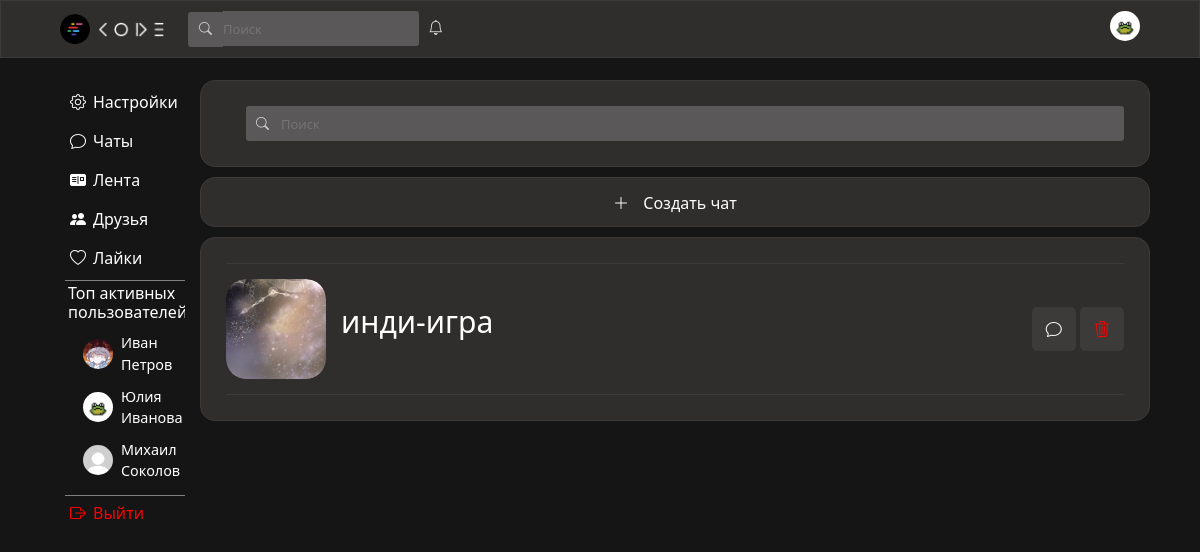
/chats (signed in), run on the app's committed database.
### data/users.py (models this page shows, shortened)
class User(SqlAlchemyBase, UserMixin, SerializerMixin):
    __tablename__ = "users"
    id = sqlalchemy.Column(sqlalchemy.Integer, primary_key=True, autoincrement=True)
    surname = sqlalchemy.Column(sqlalchemy.String)
    name = sqlalchemy.Column(sqlalchemy.String)
    age = sqlalchemy.Column(sqlalchemy.Integer)
    city = sqlalchemy.Column(sqlalchemy.String)
    email = sqlalchemy.Column(sqlalchemy.String, unique=True)
    hashed_password = sqlalchemy.Column(sqlalchemy.String)
    post_ids = sqlalchemy.Column(sqlalchemy.String)
    comment_ids = sqlalchemy.Column(sqlalchemy.String)
    post_like_ids = sqlalchemy.Column(sqlalchemy.String)
    post_like_guide_category_ids = sqlalchemy.Column(sqlalchemy.String)
    post_like_ideas_category_ids = sqlalchemy.Column(sqlalchemy.String)
    post_like_mems_category_ids = sqlalchemy.Column(sqlalchemy.String)
    post_like_common_category_ids = sqlalchemy.Column(sqlalchemy.String)
    friends_ids = sqlalchemy.Column(sqlalchemy.String)
    friends_requests = sqlalchemy.Column(sqlalchemy.String)
    own_requests = sqlalchemy.Column(sqlalchemy.String)
    chats_ids = sqlalchemy.Column(sqlalchemy.String)
    img_profile = sqlalchemy.Column(sqlalchemy.String)
    img_avatar = sqlalchemy.Column(sqlalchemy.String)
    sex = sqlalchemy.Column(sqlalchemy.String)
    private_chat_ids = sqlalchemy.Column(sqlalchemy.String)
    modified_date = sqlalchemy.Column(sqlalchemy.DateTime, default=datetime.datetime.now)
    comments = orm.relationship("Comments", back_populates='user')
    posts = orm.relationship("Posts", back_populates='user')

### data/private_chats.py (models this page shows)
class PrivateChat(SqlAlchemyBase, SerializerMixin):
    __tablename__ = "private_chats"
    id = sqlalchemy.Column(sqlalchemy.Integer, primary_key=True, autoincrement=True)
    members = sqlalchemy.Column(sqlalchemy.String)
    chat_name = sqlalchemy.Column(sqlalchemy.String)
    chat_avatar = sqlalchemy.Column(sqlalchemy.String)
    comments = sqlalchemy.Column(sqlalchemy.String)
    modified_date = sqlalchemy.Column(sqlalchemy.DateTime, default=datetime.datetime.now)
    private_chat_with_friend = sqlalchemy.Column(sqlalchemy.Boolean, default=False)

### server.py (the view)
@app.route("/chats", methods=["GET", "POST"])
def chats():
    if not current_user.is_authenticated:
        return redirect("/")
    form = SerchUserForm()
    if form.validate_on_submit():
        return redirect(f"/id/{form.serch_user_id.data}")
    db_sess = db_session.create_session()
    private_chat_ids = current_user.private_chat_ids
    chats = []
    if private_chat_ids:
        for i in private_chat_ids.split(","):
            chat = db_sess.query(PrivateChat).filter(PrivateChat.id == int(i)).first()
            if chat:
                chats.append(chat)
    friend_requests = current_user.friends_requests
    friends_from_request = []
    if friend_requests:
        for i in friend_requests.split(","):
            friends_from_request.append(db_sess.query(User).filter(User.id == int(i)).first())
    html = f.render_template(r"chats.html",
                             form=form,
                             ClientId=f'/id/{current_user.id}',
                             chats=chats,
                             friends_from_request=friends_from_request,
                             seeFilter=False,
                             top_users=get_activ(db_sess))
    return html

### forms/serch_user.py
class SerchUserForm(FlaskForm):
    serch_user_id = StringField()

### data/db_session.py (called while the page is built)
def create_session() -> Session:
    global __factory
    return __factory()

### server.py (called while the page is built)
def get_activ(db_sess):
    active_users = []
    for user in db_sess.query(User).all():
        likes_count = len(user.post_like_ids.split(",")) if user.post_like_ids else 0
        posts_count = len(user.post_ids.split(",")) if user.post_ids else 0
        activity_score = likes_count + 2 * posts_count
        if activity_score > 0:
            active_users.append({
                'user': user,
                'score': activity_score
            })
    active_users.sort(key=lambda x: x['score'], reverse=True)
    top_users = [item['user'] for item in active_users[:3]]
    return top_users

@login_manager.user_loader
def load_user(user_id):
    db_sess = db_session.create_session()
    return db_sess.query(User).get(user_id)

### templates/chats.html (shortened to what this page needs)
{% extends "base.html" %}
{% block content %}
                <div class="search-friends-div">
                    <form style="width: 100%; display: flex; flex-direction: row;" class="serch-form" method="post" id="friend-form">
                        <i class="bi bi-search serch-img"></i><input class="serch friends-serch" type="text" placeholder="Поиск">
                    </form>
                </div>
                <div id="createChat" class="create-post-div">
                    <a href="/create_chat" class="create-post-button">
                        <i style="margin-right: 10px;" class="bi bi-plus-lg"></i>
                        <span style="line-height: 50px;">Создать чат</span>
                    </a>
                </div>
                <div class="friends-div">
                    {% for i in chats %}
                        {% if i.comments or not i.private_chat_with_friend%}
                        <div class="friend-info">
                            <div class="avatar-and-name-friend">
                                <div style="border-radius: 20%;" class="friend-avatar-box">
                                    <img style="border-radius: 20%;" class="friend-avatar" {% if i.chat_avatar %} src="{{i.chat_avatar}}" {% else %} src="..\static\img\chat.png" {% endif %} alt="">
                                </div>
                                <p style="max-width: 525px;" class="name-friend">{{i.chat_name}}</p>
                            </div>
                            <div class="block-with-buttons-actFriend">
                                <a href="/private_chat/{{i.id}}"><div data-tooltip="Написать" class="button-act-with-friend"><i class="bi bi-chat"></i></div></a>
                                {% if not i.private_chat_with_friend %}
                                <a id="del-link" data-chat_id="{{i.id}}"><div data-tooltip="Удалить чат" class="button-act-with-friend trash-friend-button"><i class="bi bi-trash3"></i></div></a>
                                {% endif %}
                            </div>
                        </div>
                        {% endif %}
                    {% endfor %}
                </div>
{% endblock %}

### templates/base.html (shortened to what this page needs)
<!DOCTYPE html>
<html lang="en">
<head>
    <link rel="stylesheet"
    href="https://cdn.jsdelivr.net/npm/bootstrap@5.0.0-beta1/dist/css/bootstrap.min.css"
>
        <link href="https://cdn.jsdelivr.net/npm/bootstrap@5.3.2/dist/css/bootstrap.min.css" rel="stylesheet">
    <link rel="stylesheet" href="https://cdn.jsdelivr.net/npm/bootstrap-icons@1.8.1/font/bootstrap-icons.css">
    <link rel="stylesheet" type="text/css" href="../static/css/style.css" />
</head>
<body>
    <header style="z-index: 99999999;">
        <div class="wrapper">
            <div style="text-align: left;">
                <img src="../static/img/logo.png" class="logo">
                <img src="../static/img/name.png" class="name">
                <form style="position: relative;" class="serch-form" method="post">
                    <i class="bi bi-search serch-img"></i>{{ form.serch_user_id(id="serch", class="serch", style="padding: 0px;", placeholder="Поиск") }}
                </form>
                <div style="display: inline-block; position: relative;">
                    <i onclick="event.stopPropagation()" class="bi bi-bell bell-style"></i>
                </div>
            </div>
            <div style="text-align: right; min-width: 30px;">
                <div class="avatar-box-heder">
                    {% if current_user.img_avatar %}
                        <a id="avatar-img-heder-linck" href={{ClientId}}><img class="avatar-img-heder" src="{{current_user.img_avatar}}" alt=""></a>
                    {% else %}
                        <a id="avatar-img-heder-linck" href={{ClientId}}><img class="avatar-img-heder" src="../static/img/avatar.jpg"></a>
                    {% endif %}
                </div>
            </div>
        </div>
    </header>
    <main>
        <div class="something">
            <div class="menu">
                <ul style="position: sticky; top: 70px;">
                    <li class="menu-li"><a href="/settings"><i style="margin-right: 7px;" class="bi bi-gear"></i>Настройки</a></li>
                    <li class="menu-li"><a href="/chats"><i style="margin-right: 7px;" class="bi bi-chat"></i>Чаты</a></li>
                    <li class="menu-li"><a href="/main"><i style="margin-right: 7px;" class="bi bi-postcard-fill"></i>Лента</a></li>
                    <li class="menu-li"><a href="/friends"><i style="margin-right: 7px;" class="bi bi-people-fill"></i>Друзья</a></li>
                    <li class="menu-li"><a href="/likes"><i style="margin-right: 7px;" class="bi bi-heart"></i>Лайки</a></li>
                    <li style="list-style: none; border-top: 1px solid gray; border-bottom: 1px solid gray; width: 120px; overflow: hidden; padding: 3px;">
                        <h6 style="color: white;">Топ активных пользователей:</h6>
                        {% if top_users %}
                            <div class="top-users-list" style="margin-left: 15px;">
                                {% for user in top_users[:3] %}
                                    <div class="top-user-item" style="margin-bottom: 10px;">
                                        <a href="/id/{{ user.id }}" style="display: flex; align-items: center; text-decoration: none; color: inherit;">
                                            <img src="{{ user.img_avatar or '../static/img/avatar.jpg' }}"
                                                 style="width: 30px; height: 30px; border-radius: 50%; margin-right: 8px; object-fit: cover;">
                                            <span style="color: white;">{{ user.name }} {{ user.surname }}</span>
                                        </a>
                                    </div>
                                {% endfor %}
                            </div>
                        {% else %}
                            <p style="color: #999; font-size: 0.9rem; margin-left: 15px;">Пока нет активных пользователей</p>
                        {% endif %}
                    </li>
                    {% if current_user.is_authenticated %}
                        <li style="color: red;" class="menu-li"><a style="color: red;" href="/logout"><i style="margin-right: 7px; color: red;" class="bi bi-box-arrow-right"></i>Выйти</a></li>
                    {% endif %}
                </ul>
            </div>
            <div class="user-info">
                {% block content %}{% endblock %}
            </div>
        </div>
    </main>
</body>
</html>

### static/css/style.css (style rules this page uses)
body { background-color: #151515; }
.wrapper { display: flex; justify-content: space-between; padding: 10px; width: 1100px; }
.logo { height: 30px; width: auto; margin-right: 5px; }
.top-users-list { margin-top: 10px; }
.top-user-item { transition: transform 0.2s; }
.top-user-item span { font-size: 0.9rem; color: #e0e0e0; }
.name { width: auto; height:15px; }
.serch-form { display: inline-block; }
.serch { box-sizing: border-box; border: none; background-color: #5a5858; color: lightgray; outline: 0; border-radius: 0px 3px 3px 0px; height: 35px; font-size: 13px; }
.serch-img { position: relative; display: inline-block; background-color: #5a5858; color: lightgray; border-radius: 3px 0px 0px 3px; height: 35px; width: 35px; text-align: center; line-height: 35px; font-size: 13px; margin-left: 20px; }
.bell-style { color: lightgray; margin-left: 5px; font-size: 15px; }
main { margin-top: 70px; display: flex; flex-direction: column; align-items: center; min-width: 1100px; }
.avatar-img-heder { position: absolute; top:50%; left:50%; transform:translate(-50%,-50%); width:30px; height:30px; object-fit:cover; }
.avatar-box-heder { position: relative; overflow:hidden; width:30px; height:30px; border-radius: 50%; }
.create-post-div { width: 950px; height: 50px; background-color: #302d2d; border: 1px solid #3d3a3a; border-radius: 15px; margin-top: 10px; text-align: center; }
.create-post-button, .create-post-span { color: white; text-decoration: none; }
.user-info { display: flex; flex-direction: column; align-items: center; }
.menu { width: 145px; margin-right: 5px; }
.menu-li { list-style-type: none; }
.menu-li:not(:last-child) { margin-bottom: 5px; }
.menu-li a, .menu-li p { display: block; color: white; border-radius: 5px; text-decoration: none; padding: 5px; }
.menu ul { margin-top: 15px; padding-left: 15px; }
.something { box-sizing: border-box; display: flex; flex-direction: row; justify-content: center; width: 1100px; }
header { top:0; position: fixed; display: flex; justify-content: center; background-color: #302d2d; border: 1px solid #3d3a3a; left: 0; right: 0; }
.search-friends-div { width: 950px; background-color: #302d2d; border: 1px solid #3d3a3a; border-radius: 15px; margin-top: 10px; padding: 25px; }
.friends-serch { width: 100%; }
.friends-div { width: 950px; background-color: #302d2d; border: 1px solid #3d3a3a; border-radius: 15px; margin-top: 10px; padding: 25px; }
.friend-info { display: flex; flex-direction: row; justify-content: space-between; border-top: 1px solid #3d3a3a; padding: 15px 0; width: 100%; align-items: center; }
.friend-info:last-child { border-bottom: 1px solid #3d3a3a; }
.friend-avatar-box { position: relative; overflow:hidden; width:100px; height:100px; border-radius: 50%; }
.friend-avatar { position: absolute; top:50%; left:50%; transform:translate(-50%,-50%); width:100px; height:100px; object-fit:cover; }
.name-friend { display: inline-block; font-size: 30px; max-width: 225px; overflow: hidden; white-space: nowrap; color: white; padding-left: 15px; }
.button-act-with-friend { display: inline-block; color: white; background-color: #3d3a3a; padding: 10px 14px; border-radius: 5px; }
.trash-friend-button { color: red; }
.block-with-buttons-actFriend { width: 200px; text-align: right; }
.avatar-and-name-friend { display: flex; flex-direction: row; align-items: center; }
[data-tooltip] { position: relative; }

### data on the page
User: shows a picture, name "Иван", surname "Петров"
User: shows a picture, name "Юлия", surname "Иванова"
User: shows a picture, name "Михаил", surname "Соколов"
PrivateChat: chat_name "инди-игра"
